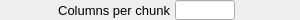
    <widget class="PyDMFrame" name="composite_7">
      <property name="geometry">
        <rect>
          <x>75</x>
          <y>605</y>
          <width>300</width>
          <height>20</height>
        </rect>
      </property>
      <widget class="QLabel" name="text_4">
        <property name="geometry">
          <rect>
            <x>0</x>
            <y>0</y>
            <width>170</width>
            <height>20</height>
          </rect>
        </property>
        <property name="text">
          <string>Columns per chunk</string>
        </property>
        <property name="font" stdset="0">
          <font>
            <pointsize>10</pointsize>
          </font>
        </property>
        <property name="brush" stdset="0">
          <brush brushstyle="SolidPattern">
            <color alpha="255">
              <red>0</red>
              <green>0</green>
              <blue>0</blue>
            </color>
          </brush>
        </property>
        <property name="toolTip">
          <string>text_4</string>
        </property>
        <property name="alignment">
          <set>Qt::AlignRight|Qt::AlignTrailing|Qt::AlignVCenter</set>
        </property>
        <property name="styleSheet">
          <string notr="true">QLabel#text_4 {
  color: rgb(0, 0, 0);
  }</string>
        </property>
      </widget>
      <widget class="PyDMLineEdit" name="text_entry_2">
        <property name="geometry">
          <rect>
            <x>175</x>
            <y>0</y>
            <width>60</width>
            <height>20</height>
          </rect>
        </property>
        <property name="channel" stdset="0">
          <string>ca://${prefix}NumColChunks</string>
        </property>
        <property name="toolTip">
          <string>${prefix}NumColChunks</string>
        </property>
        <property name="font" stdset="0">
          <font>
            <pointsize>10</pointsize>
          </font>
        </property>
        <property name="styleSheet">
          <string notr="true">PyDMLineEdit#text_entry_2 {
  color: rgb(0, 0, 0);
  background-color: rgb(115, 223, 255);
  border: 1px solid black;
  margin: 0px;
  padding: 0px;
  spacing: 0px;
  }</string>
        </property>
      </widget>
      <widget class="PyDMLabel" name="text_update_4">
        <property name="geometry">
          <rect>
            <x>240</x>
            <y>1</y>
            <width>60</width>
            <height>18</height>
          </rect>
        </property>
        <property name="toolTip">
          <string>PV: ${prefix}NumColChunks_RBV</string>
        </property>
        <property name="channel" stdset="0">
          <string>ca://${prefix}NumColChunks_RBV</string>
        </property>
        <property name="font" stdset="0">
          <font>
            <pointsize>10</pointsize>
          </font>
        </property>
        <property name="alignment">
          <set>Qt::AlignLeading|Qt::AlignLeft|Qt::AlignVCenter</set>
        </property>
        <property name="textInteractionFlags">
          <set>Qt::TextSelectableByKeyboard|Qt::TextSelectableByMouse</set>
        </property>
        <property name="styleSheet">
          <string notr="true">PyDMLabel#text_update_4 {
  color: rgb(10, 0, 184);
  background-color: rgb(187, 187, 187);
  }</string>
        </property>
      </widget>
    </widget>
